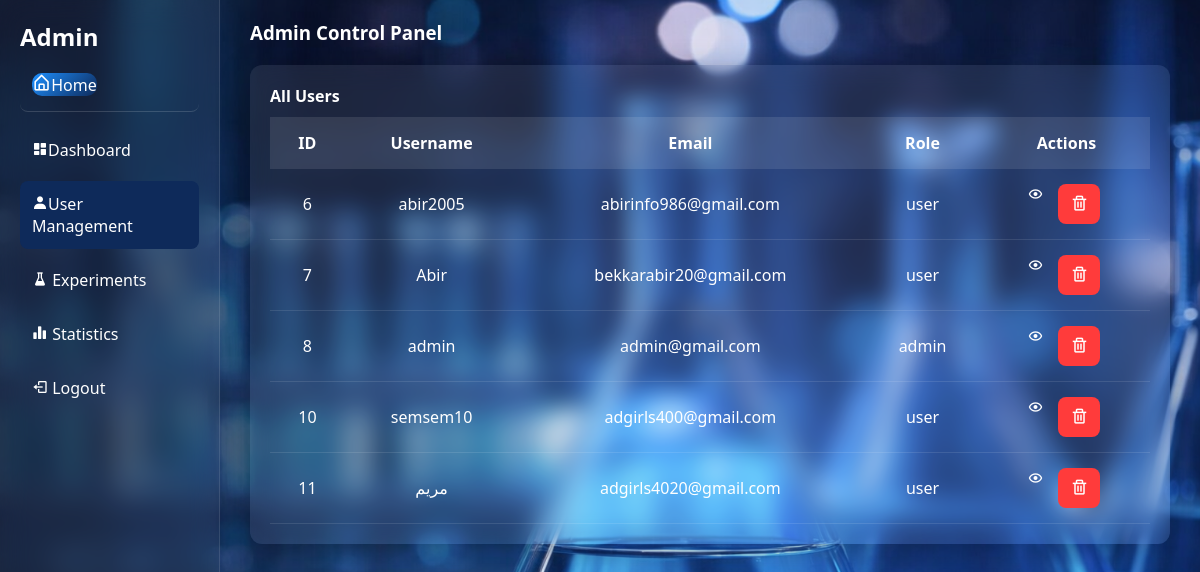
The page /admin/users (signed in) on the database as committed earlier.
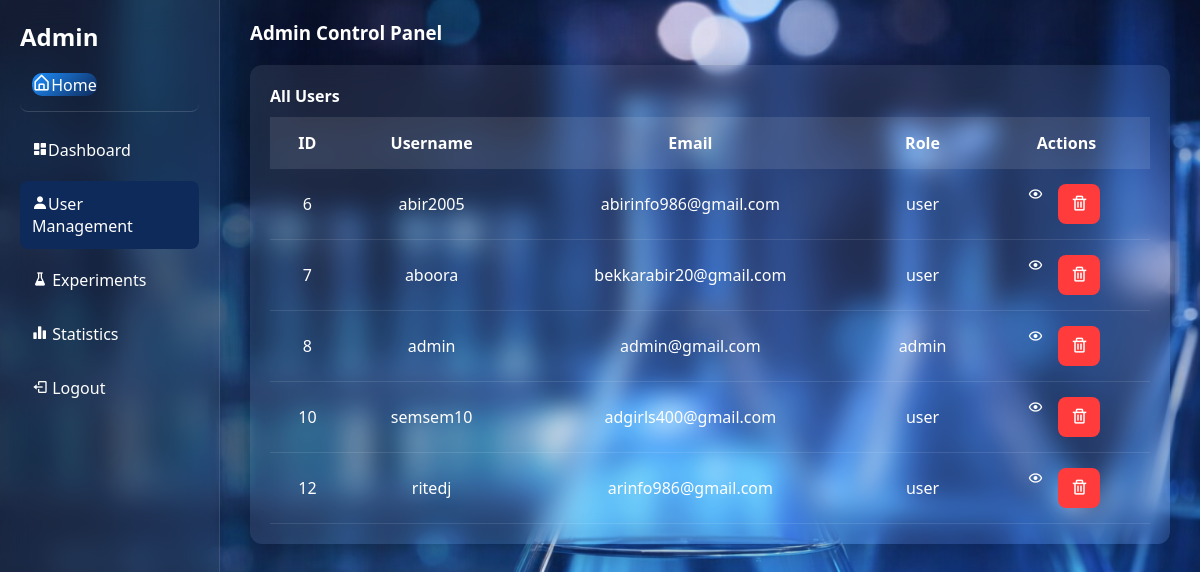
The same page on the database as committed later.
### tables this page shows
CREATE TABLE user (
        id INTEGER PRIMARY KEY AUTOINCREMENT,
        username TEXT NOT NULL,
        email TEXT UNIQUE NOT NULL,
        password TEXT NOT NULL,
        role TEXT CHECK(role IN ('admin', 'user')) NOT NULL
    , avatar TEXT DEFAULT 'default.png', first_name TEXT, institution  TEXT);

### routes/admin.py (the view)
@admin_bp.route("/users")
def users():
    if session.get("role") != "admin":
        return redirect(url_for("login.login"))
    db = get_db()
    user_id = session.get("user_id")
    user = db.execute("SELECT username, avatar FROM user WHERE id=?", (user_id,)).fetchone()
    user = dict(user) if user else {"username": "Admin", "avatar": "default.png"}
    users = db.execute("SELECT id, username, email, role FROM user").fetchall()
    db.close()
    return render_template("admin/admin_user.html", users=users, user=user)

### app.py (called while the page is built)
def get_locale():
    return session.get('lang', 'en')

@app.before_request
def set_language():
    lang = request.args.get('lang')
    if lang:
        session['lang'] = lang

@app.context_processor
def inject_globals():
    return dict(get_locale=get_locale)

### database/db.py (called while the page is built)
def get_db():
    if "db" not in g:
        g.db = sqlite3.connect(DB_PATH)
        g.db.row_factory = sqlite3.Row
    return g.db

### templates/admin/admin_user.html (shortened to what this page needs)
<!doctype html>
<html lang="en">
<head>
    <link rel="stylesheet" href="/static/css/admin.css" />
    <link href="https://unpkg.com/boxicons@2.1.4/css/boxicons.min.css" rel="stylesheet"/>
</head>
<body>
    <div class="container">
        {% include 'admin/sidebar.html' %}
        <main class="main">
            <div class="topbar">
                  <h3>{{ _('Admin Control Panel') }}</h3>
            </div>
            <div class="table-box glass-table">
                <h4>{{ _('All Users') }}</h4>
                <table>
                    <thead>
                        <tr>
                            <th>{{ _('ID') }}</th>
                            <th>{{ _('Username') }}</th>
                            <th>{{ _('Email') }}</th>
                            <th>{{ _('Role') }}</th>
                            <th>{{ _('Actions') }}</th>
                        </tr>
                    </thead>
                    <tbody>
                        {% for user_item in users %}
                        <tr>
                            <td>{{ user_item[0] }}</td>
                            <td>{{ user_item[1] }}</td>
                            <td>{{ user_item[2] }}</td>
                            <td>{{ user_item[3] }}</td>
                            <td class="actions">
                                <a href="/admin/user/{{ user_item[0] }}" class="view-btn">
                                    <i class="bx bx-show"></i>
                                </a>
                                <form
                                    method="POST"
                                    action="/admin/user/{{ user_item[0] }}/delete"
                                    style="display:inline;"
                                    onsubmit="return confirm(`{{ _('Are you sure you want to delete this user? This cannot be undone.') }}`);">
                                    <button type="submit" class="delete-btn">
                                        <i class="bx bx-trash"></i>
                                    </button>
                                </form>
                            </td>
                        </tr>
                        {% endfor %}
                    </tbody>
                </table>
            </div>
        </main>
    </div>
</body>
</html>

Rows that differ between the two databases and show on the page:
removed user: id "11", username "مريم", email "adgirls4020@gmail.com", role "user"
changed user "bekkarabir20@gmail.com": username "Abir" → "aboora"
added user: id "12", username "ritedj", email "arinfo986@gmail.com", role "user"
